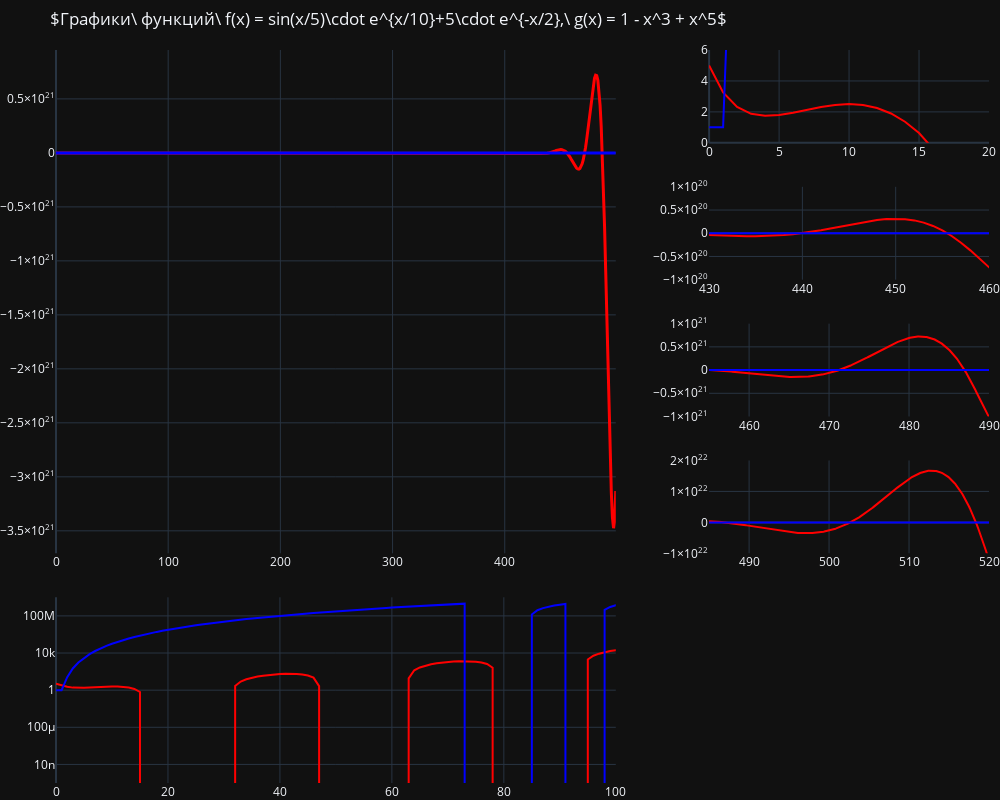

The code cell stored with this chart in its notebook:
### Code cell
fig = make_subplots(rows=5, cols=2, column_widths=[2, 1], row_heights=[1,1,1,1,2], 
                    specs=[[{"rowspan": 4},{}],
                    [None, {}],
                    [None, {}],
                    [None, {}],
                    [{}, {}]])
                    
#            specs=[[{}, {"rowspan": 2}],
#            [{}, None],
#            [{"rowspan": 2, "colspan": 2}, None],
#            [None, None],
#            [{}, {}]]

fig.add_trace(go.Scatter(x=x, y=f(x), line=dict(color='Red', width=3), name='f(x)'), 1, 1)
fig.add_trace(go.Scatter(x=x, y=g(x), line=dict(color='Blue', width=3), name='g(x)'), 1, 1)

fig.add_trace(go.Scatter(x=x, y=f(x), line=dict(color='Red', width=2), name='f(x)'), 1, 2)
fig.add_trace(go.Scatter(x=x, y=g(x), line=dict(color='Blue', width=2), name='g(x)'), 1, 2)

fig.add_trace(go.Scatter(x=x, y=f(x), line=dict(color='Red', width=2), name='f(x)'), 2, 2)
fig.add_trace(go.Scatter(x=x, y=g(x), line=dict(color='Blue', width=2), name='g(x)'), 2, 2)

fig.add_trace(go.Scatter(x=x1, y=f(x1), line=dict(color='Red', width=2), name='f(x)'), 3, 2)
fig.add_trace(go.Scatter(x=x1, y=g(x1), line=dict(color='Blue', width=2), name='g(x)'), 3, 2)

fig.add_trace(go.Scatter(x=x1, y=f(x1), line=dict(color='Red', width=2), name='f(x)'), 4, 2)
fig.add_trace(go.Scatter(x=x1, y=g(x1), line=dict(color='Blue', width=2), name='g(x)'), 4, 2)

fig.add_trace(go.Scatter(x=x, y=f(x), line=dict(color='Red', width=2), name='f(x)'), 5, 1)
fig.add_trace(go.Scatter(x=x, y=g(x), line=dict(color='Blue', width=2), name='g(x)'), 5, 1)

title = u'$Графики\\ функций\\ f(x) = sin(x/5)\\cdot e^{x/10}+5\\cdot e^{-x/2},\\ g(x) = 1 - x^3 + x^5$'
fig.update_layout(showlegend=False, height=800, width=1000, 
                    margin=dict(l=0, r=0, t=50, b=0),
                    title_text=title)

fig.update_xaxes(range=[0, 20], row=1, col=2)
fig.update_yaxes(range=[0,6], row=1, col=2)

fig.update_xaxes(range=[430, 460], row=2, col=2)
fig.update_yaxes(range=[-1E20, 1E20], row=2, col=2)

fig.update_xaxes(range=[455, 490], row=3, col=2)
fig.update_yaxes(range=[-1E21, 1E21], row=3, col=2)

fig.update_xaxes(range=[485, 520], row=4, col=2)
fig.update_yaxes(range=[-1E22, 2E22], row=4, col=2)

fig.update_yaxes(range=[-10, 10], type="log", row=5, col=1)
fig.update_xaxes(range=[0, 100], row=5, col=1)

fig.show()

### Figure 1 — Plotly figure (JSON) as saved in the notebook; plotly's stock layout.template omitted (floating-point values rounded to 4 significant figures; data arrays with more than 128 entries replaced by an {"elided": "..."} marker saying what was removed)
{"data": [{"line": {"color": "Red", "width": 3}, "name": "f(x)", "x": {"elided": "500 int values"}, "y": {"elided": "500 float values"}, "type": "scatter", "xaxis": "x", "yaxis": "y"}, {"line": {"color": "Blue", "width": 3}, "name": "g(x)", "x": {"elided": "500 int values"}, "y": {"elided": "500 int values"}, "type": "scatter", "xaxis": "x", "yaxis": "y"}, {"line": {"color": "Red", "width": 2}, "name": "f(x)", "x": {"elided": "500 int values"}, "y": {"elided": "500 float values"}, "type": "scatter", "xaxis": "x2", "yaxis": "y2"}, {"line": {"color": "Blue", "width": 2}, "name": "g(x)", "x": {"elided": "500 int values"}, "y": {"elided": "500 int values"}, "type": "scatter", "xaxis": "x2", "yaxis": "y2"}, {"line": {"color": "Red", "width": 2}, "name": "f(x)", "x": {"elided": "500 int values"}, "y": {"elided": "500 float values"}, "type": "scatter", "xaxis": "x3", "yaxis": "y3"}, {"line": {"color": "Blue", "width": 2}, "name": "g(x)", "x": {"elided": "500 int values"}, "y": {"elided": "500 int values"}, "type": "scatter", "xaxis": "x3", "yaxis": "y3"}, {"line": {"color": "Red", "width": 2}, "name": "f(x)", "x": {"elided": "1500 float values"}, "y": {"elided": "1500 float values"}, "type": "scatter", "xaxis": "x4", "yaxis": "y4"}, {"line": {"color": "Blue", "width": 2}, "name": "g(x)", "x": {"elided": "1500 float values"}, "y": {"elided": "1500 float values"}, "type": "scatter", "xaxis": "x4", "yaxis": "y4"}, {"line": {"color": "Red", "width": 2}, "name": "f(x)", "x": {"elided": "1500 float values"}, "y": {"elided": "1500 float values"}, "type": "scatter", "xaxis": "x5", "yaxis": "y5"}, {"line": {"color": "Blue", "width": 2}, "name": "g(x)", "x": {"elided": "1500 float values"}, "y": {"elided": "1500 float values"}, "type": "scatter", "xaxis": "x5", "yaxis": "y5"}, {"line": {"color": "Red", "width": 2}, "name": "f(x)", "x": {"elided": "500 int values"}, "y": {"elided": "500 float values"}, "type": "scatter", "xaxis": "x6", "yaxis": "y6"}, {"line": {"color": "Blue", "width": 2}, "name": "g(x)", "x": {"elided": "500 int values"}, "y": {"elided": "500 int values"}, "type": "scatter", "xaxis": "x6", "yaxis": "y6"}], "layout": {"xaxis": {"anchor": "y", "domain": [0.0, 0.6]}, "yaxis": {"anchor": "x", "domain": [0.3133, 1.0]}, "xaxis2": {"anchor": "y2", "domain": [0.7, 1.0], "range": [0, 20]}, "yaxis2": {"anchor": "x2", "domain": [0.8733, 1.0], "range": [0, 6]}, "xaxis3": {"anchor": "y3", "domain": [0.7, 1.0], "range": [430, 460]}, "yaxis3": {"anchor": "x3", "domain": [0.6867, 0.8133], "range": [-1e+20, 1e+20]}, "xaxis4": {"anchor": "y4", "domain": [0.7, 1.0], "range": [455, 490]}, "yaxis4": {"anchor": "x4", "domain": [0.5, 0.6267], "range": [-1e+21, 1e+21]}, "xaxis5": {"anchor": "y5", "domain": [0.7, 1.0], "range": [485, 520]}, "yaxis5": {"anchor": "x5", "domain": [0.3133, 0.44], "range": [-1e+22, 2e+22]}, "xaxis6": {"anchor": "y6", "domain": [0.0, 0.6], "range": [0, 100]}, "yaxis6": {"anchor": "x6", "domain": [0.0, 0.2533], "range": [-10, 10], "type": "log"}, "xaxis7": {"anchor": "y7", "domain": [0.7, 1.0]}, "yaxis7": {"anchor": "x7", "domain": [0.0, 0.2533]}, "margin": {"l": 0, "r": 0, "t": 50, "b": 0}, "title": {"text": "$Графики\\ функций\\ f(x) = sin(x/5)\\cdot e^{x/10}+5\\cdot e^{-x/2},\\ g(x) = 1 - x^3 + x^5$"}, "showlegend": false, "height": 800, "width": 1000}}
